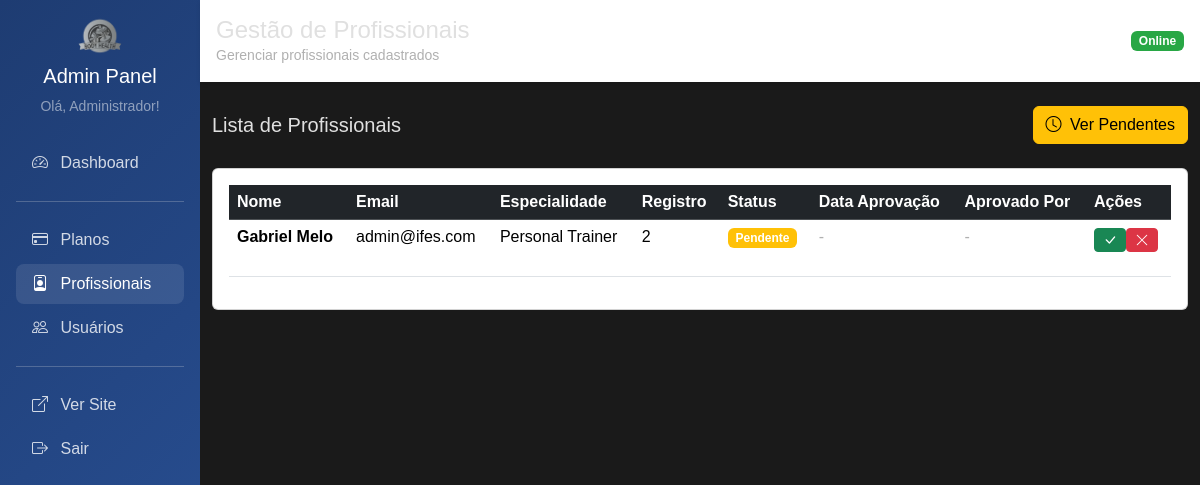
Page /admin/profissionais (signed in) on the earlier database version.
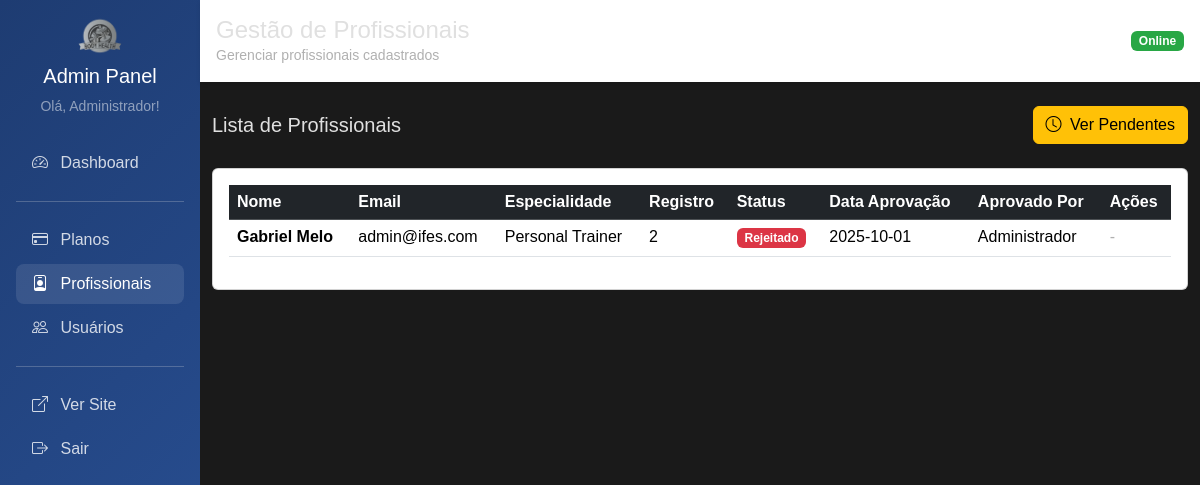
Same page on the later database version.
### tables this page shows
CREATE TABLE profissional (
    id INTEGER PRIMARY KEY,
    especialidade TEXT NOT NULL,
    registro_profissional TEXT,
    status TEXT DEFAULT 'pendente',
    data_solicitacao TIMESTAMP DEFAULT CURRENT_TIMESTAMP,
    data_aprovacao TIMESTAMP,
    aprovado_por INTEGER, cpf_cnpj TEXT, foto_registro TEXT,
    FOREIGN KEY (id) REFERENCES usuario(id),
    FOREIGN KEY (aprovado_por) REFERENCES usuario(id)
);

CREATE TABLE usuario (
    id INTEGER PRIMARY KEY AUTOINCREMENT,
    nome TEXT NOT NULL,
    email TEXT UNIQUE NOT NULL,
    senha TEXT NOT NULL,
    perfil TEXT NOT NULL DEFAULT 'cliente',
    foto TEXT,
    token_redefinicao TEXT,
    data_token TIMESTAMP,
    data_cadastro TIMESTAMP DEFAULT CURRENT_TIMESTAMP
);

### main.py (the view)
@app.get("/admin/profissionais")
@requer_autenticacao(['admin'])
async def admin_profissionais_listar(request: Request, usuario_logado: dict = Depends(obter_usuario_logado)):
    profissionais = profissional_repo.obter_todos_com_status()
    return templates.TemplateResponse("admin/profissionais/listar.html", {
        "request": request,
        "usuario": usuario_logado,
        "profissionais": profissionais
    })

### templates/admin/profissionais/listar.html (shortened to what the changed rows need)
{% extends "admin/base_admin.html" %}
{% block content %}
<div class="card">
    <div class="card-body">
        {% if profissionais %}
            <div class="table-responsive">
                <table class="table table-hover">
                    <thead class="table-dark">
                        <tr>
                            <th>Nome</th>
                            <th>Email</th>
                            <th>Especialidade</th>
                            <th>Registro</th>
                            <th>Status</th>
                            <th>Data Aprovação</th>
                            <th>Aprovado Por</th>
                            <th>Ações</th>
                        </tr>
                    </thead>
                    <tbody>
                        {% for prof in profissionais %}
                        <tr>
                            <td><strong>{{ prof.nome }}</strong></td>
                            <td>{{ prof.email }}</td>
                            <td>{{ prof.especialidade }}</td>
                            <td>
                                {% if prof.registro_profissional %}
                                    {{ prof.registro_profissional }}
                                {% else %}
                                    <span class="text-muted">-</span>
                                {% endif %}
                            </td>
                            <td>
                                {% if prof.status == 'aprovado' %}
                                    <span class="badge bg-success">Aprovado</span>
                                {% elif prof.status == 'pendente' %}
                                    <span class="badge bg-warning">Pendente</span>
                                {% elif prof.status == 'rejeitado' %}
                                    <span class="badge bg-danger">Rejeitado</span>
                                {% else %}
                                    <span class="badge bg-secondary">Inativo</span>
                                {% endif %}
                            </td>
                            <td>
                                {% if prof.data_aprovacao %}
                                    {{ prof.data_aprovacao[:10] }}
                                {% else %}
                                    <span class="text-muted">-</span>
                                {% endif %}
                            </td>
                            <td>
                                {% if prof.aprovado_por_nome %}
                                    {{ prof.aprovado_por_nome }}
                                {% else %}
                                    <span class="text-muted">-</span>
                                {% endif %}
                            </td>
                            <td>
                                {% if prof.status == 'aprovado' %}
                                    <button type="button" class="btn btn-outline-danger btn-sm"
                                            onclick="confirmarExclusaoProf({{ prof.id }}, '{{ prof.nome }}')">
                                        <i class="bi bi-x-circle"></i> Desativar
                                    </button>
                                {% elif prof.status == 'pendente' %}
                                    <div class="btn-group btn-group-sm">
                                        <form method="post" action="/admin/profissionais/aprovar/{{ prof.id }}" class="d-inline">
                                            <button type="submit" class="btn btn-success btn-sm">
                                                <i class="bi bi-check-lg"></i>
                                            </button>
                                        </form>
                                        <form method="post" action="/admin/profissionais/rejeitar/{{ prof.id }}" class="d-inline">
                                            <button type="submit" class="btn btn-danger btn-sm">
                                                <i class="bi bi-x-lg"></i>
                                            </button>
                                        </form>
                                    </div>
                                {% else %}
                                    <span class="text-muted">-</span>
                                {% endif %}
                            </td>
                        </tr>
                        {% endfor %}
                    </tbody>
                </table>
            </div>
        {% else %}
            <div class="text-center py-5">
                <i class="bi bi-person-badge text-muted" style="font-size: 4rem;"></i>
                <h5 class="mt-3 text-muted">Nenhum profissional encontrado</h5>
                <p class="text-muted">Aguarde cadastros de profissionais.</p>
            </div>
        {% endif %}
    </div>
</div>
{% endblock %}

### templates/admin/base_admin.html (shortened to what this page needs)
<html lang="pt-BR">
<head>
    <link href="https://cdn.jsdelivr.net/npm/bootstrap@5.3.3/dist/css/bootstrap.min.css" rel="stylesheet">
    <link href="https://cdn.jsdelivr.net/npm/bootstrap-icons@1.10.5/font/bootstrap-icons.css" rel="stylesheet">
    <link rel="stylesheet" href="/static/css/styles.css">
</head>
<body>
    <div class="container-fluid p-0">
        <div class="row g-0">
            <div class="col-md-3 col-lg-2">
                <div class="admin-sidebar p-3">
                    <div class="text-center mb-4">
                        <img src="/static/img/logo.png" height="40" alt="Body Health">
                        <h5 class="text-white mt-2">Admin Panel</h5>
                        <small class="text-white-50">Olá, {{ usuario.nome }}!</small>
                    </div>
                    <nav class="nav flex-column">
                        <a class="nav-link {% if request.url.path == '/admin' %}active{% endif %}" href="/admin">
                            <i class="bi bi-speedometer2 me-2"></i> Dashboard
                        </a>
                        <hr class="bg-white-50">
                        <a class="nav-link {% if '/admin/planos' in request.url.path %}active{% endif %}" href="/admin/planos">
                            <i class="bi bi-credit-card me-2"></i> Planos
                        </a>
                        <a class="nav-link {% if '/admin/profissionais' in request.url.path %}active{% endif %}" href="/admin/profissionais">
                            <i class="bi bi-person-badge me-2"></i> Profissionais
                        </a>
                        <a class="nav-link {% if '/admin/usuarios' in request.url.path %}active{% endif %}" href="/admin/usuarios">
                            <i class="bi bi-people me-2"></i> Usuários
                        </a>
                        <hr class="bg-white-50">
                        <a class="nav-link" href="/" target="_blank">
                            <i class="bi bi-box-arrow-up-right me-2"></i> Ver Site
                        </a>
                        <a class="nav-link" href="/logout">
                            <i class="bi bi-box-arrow-right me-2"></i> Sair
                        </a>
                    </nav>
                </div>
            </div>
            <div class="col-md-9 col-lg-10">
                <div class="admin-header p-3 mb-4">
                    <div class="d-flex justify-content-between align-items-center">
                        <div>
                            <h4 class="mb-0">{% block titulo %}Painel Administrativo{% endblock %}</h4>
                            <small class="text-muted">{% block subtitulo %}Body Health Admin{% endblock %}</small>
                        </div>
                        <div>
                            <span class="badge bg-success">Online</span>
                        </div>
                    </div>
                </div>
                <div class="container-fluid">
                    {% block content %}{% endblock %}
                </div>
            </div>
        </div>
    </div>
</body>
</html>

Differences in the rows shown:
now on this page (row unchanged): usuario: nome "Administrador"
changed profissional "Personal Trainer": data_aprovacao (not shown) → "2025-10-01"; aprovado_por_nome (not shown) → "Administrador"; status "Pendente" → "Rejeitado -"; no longer shows "- -"
Other differences:
{{ usuario.nome }}: "Administrador" → (not shown)
